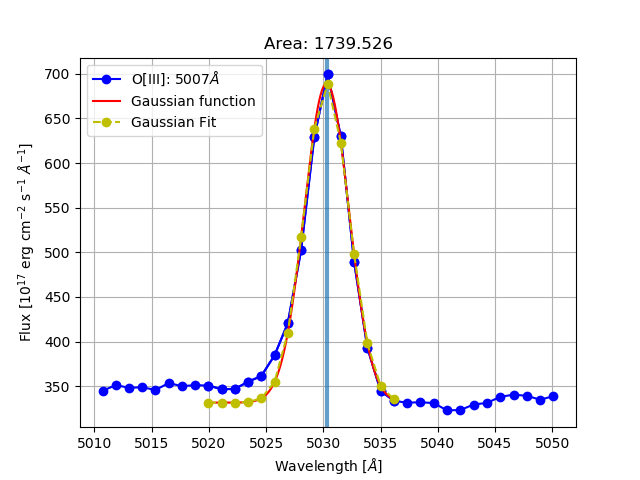

Here is the Python script that generated this plot:
#-*- coding:utf-8

"""
  Calculation of the area under the spectral flux function
  for an AGN spectrum.
"""


from __future__ import print_function
from __future__ import division


import numpy as np
import matplotlib.pyplot as plt
from astropy.io import fits
import os
from lmfit import Model
from scipy.integrate import trapz, simps


class spectrum:
	
	
	def __init__(self,data,header=False):
		
		self.data = data
		self.header = header
	
	
	def read(self,data,header):
		
		if isinstance(data,str):
			array = fits.getdata(self.data,0)
			x, y = [], []  #Wavelength and flux
			for i in range(len(array)):
				y.append(array[i][0])
				x.append(10**array[i][1])	
				
			if header == True:
				header = fits.getheader(data,0)
				return np.array(x), np.array(y), header
			else:
				return np.array(x), np.array(y)
		else:
			print('Not valid dataset ... Abort')
			exit()


	def plot(self):
		
		if self.header == True:
			x_axis, y_axis, head = self.read(self.data,self.header)
		else:
			x_axis, y_axis = self.read(self.data,self.header)
		
		plt.figure(figsize=(8,5))
		plt.plot(x_axis,y_axis)
		plt.grid()
		plt.ylabel(r'Flux $[10^{17}$ erg cm$^{-2}$ s$^{-1}$ $\AA^{-1}$]')
		plt.xlabel(r'Wavelength [$\AA$]')
		plt.show()


	def limits(self,statistics=False,plot=True,ax=None,
		savefig=False,show_model=False):
		
		
		if self.header == True:
			x_axis, y_axis, head = self.read(self.data,self.header)
		else:
			x_axis, y_axis = self.read(self.data,self.header)
		
		
		def gaussian(x, amp, cen, wid):
			return (amp/(np.sqrt(2*np.pi)*wid))*np.exp(-(x-cen)**2/(2*wid**2))


		def eqw(lambda1,lambda2,topflux,bottomflux):
			a = topflux-bottomflux
			sigma = (lambda1-lambda2)/2.35
			A = a*sigma*np.sqrt(2*np.pi)/topflux
			return A
		

		def plot_fit(ax,fit,x_range,y_range,X,Y,mini=0,area=0.0,ind=0):
			if ax is None:
				ax = plt.gca()
			ax.plot(x_range,y_range+mini,'o-',color='b')
			ax.plot(X,Y+mini,'-',label='Gaussian function',color='red')
			ax.plot(x_range,fit+mini,'o--',label='Gaussian Fit',color='y')
			plt.title('Area: {0:.3f}'.format(area))
			plt.ylabel(r'Flux $[10^{17}$ erg cm$^{-2}$ s$^{-1}$ $\AA^{-1}$]')
			plt.xlabel(r'Wavelength [$\AA$]')
			plt.legend(loc=2)
			#plt.grid()
			if savefig == True:
				v = ind+1
				plt.savefig(str(v)+'gaussian.png')
			else:
				plt.savefig("temp.png")
				os.system("rm -rf temp.png")

			plt.pause(1) # <-------
			#input("<Hit Enter To Close>")
			plt.waitforbuttonpress(0)
			plt.close()

			plt.show()


		def statistics_fit(y_axis,x_range,y_range,x1,x2,x01,x02,X,Y):
			maxy = max(y_axis[x1-1:x2+1])
			miny = min(y_axis[x1-1:x2+1])
			equi = eqw(x01,x02,maxy,miny)
			print('\nStatistics\n')
			print(' Min Value:  {0:.3f}  Flux'.format(miny))
			print(' Max Value:  {0:.3f}  Flux'.format(maxy))
			print(' Lambda1:    {0:.3f}  Å'.format(x_range[0]))
			print(' Lambda2:    {0:.3f}  Å\n'.format(x_range[-1]))
			print(" Equivalent Width:  {}\n".format(equi))
			print(" Area:")
			print("   Trapezoid:   {}\n   Simpson:     {}".format(trapz(Y,X), simps(Y,X)))
			
		
		def windows(x_axis,y_axis,wavelength1=6734,wavelength2=6760, legend='6716$\AA$',line=4382.4):
			
			xx1 = np.where(abs(x_axis-wavelength1+1) <= 1)[0][0]
			xx2 = np.where(abs(x_axis-wavelength2-2) <= 1)[0][0]
			plt.plot(x_axis[xx1:xx2],y_axis[xx1:xx2],'o-',color='b',label=legend)
			plt.axvline(x=line,linewidth=3,alpha=0.7)
			plt.ylabel(r'Flux $[10^{17}$ erg cm$^{-2}$ s$^{-1}$ $\AA^{-1}$]')
			plt.xlabel(r'Wavelength [$\AA$]')
			plt.grid()
			plt.legend(loc=2)
			print("Please select two regions of the graph ")
			x = plt.ginput(2,show_clicks=True)
			x01 = x[0][0]
			x02 = x[1][0]
			return x01,x02
		
		
		def lines(num=4):

			waves = [[6734,6760,'S[II]: 6716$\AA$',6746.8],[6750,6780,'S[II]: 6731$\AA$',6760.8],
			[4366,4393,'O[III]: 4363$\AA$',4382.4],[4962,4995,'O[III]: 4959$\AA$',4982.0],
			[5012,5050,'O[III]: 5007$\AA$',5030.3]]
			
			x01, x02 = windows(x_axis=x_axis,y_axis=y_axis,wavelength1=waves[num][0],
			wavelength2=waves[num][1],legend=waves[num][2],line=waves[num][3])
			
			x1 = np.where(abs(x_axis-x01+1) <= 1)[0][0]
			x2 = np.where(abs(x_axis-x02-2) <= 1)[0][0]
			
			if y_axis[x1] <= y_axis[x2]:
				mini = y_axis[x1]
			else:
				mini = y_axis[x2]

			x_range = x_axis[x1:x2]
			y_range = y_axis[x1:x2]-mini

			gmodel = Model(gaussian)
			result = gmodel.fit(y_range,x=x_range,amp=1000,cen=x_range[0],wid=1.5)
			
			amp = result.best_values['amp']
			cen = result.best_values['cen']
			wid = result.best_values['wid']
			X = np.linspace(x_range[0],x_range[-1],1000)
			Y = gaussian(X, amp=amp, cen=cen, wid=wid)
			
			
			if show_model == True:
				print(gmodel.param_names)
				print(result.fit_report(show_correl=False))
				result.plot()
				print(result.best_values)
			else:
				pass
				
				
			AREA = trapz(Y,X)
			
			if plot == True:
				plot_fit(ax,result.best_fit,x_range,y_range,X,Y,mini,area=AREA,ind=num)
			else:
				#pass
				plt.show()
			
			
			if statistics == True:
				statistics_fit(y_axis,x_range,y_range,x1,x2,x01,x02,X,Y)
			else:
				pass
			
			if self.header == True:
				return AREA,result.best_fit,x_axis,y_axis,X,Y,head
			else:
				return AREA,result.best_fit,x_axis,y_axis,X,Y
		
		area = []
		for i in range(0,5):
			area.append(lines(i)[0])
		
		return area



if __name__=='__main__':

	data = '../data/spec-1070-52591-0072.fits'
	
	def message():
		print('-------------------------------------------------------')
		print(' Code to calculate the fluxes of a set of given lines\n')
		print('  The user have to select two points of the graphic')
		print('  corresponding to the value of two wavelengths over')
		print('  which will be performed a gaussian fit\n')
		input('  < Press enter to continue > ')
		print(' ')
	
	message()
	
	data = spectrum(data,header=False)
	#data.plot()
	A=data.limits(statistics=False,plot=True,savefig=False)
	print('\n Area\n  6716:   {0:.3f}\n  6731:   {1:.3f}\
	\n  4363:   {2:.3f}\n  4959:   {3:.3f}\
	\n  5007:   {4:.3f}'.format(A[0],A[1],A[2],A[3],A[4]))
	
	
	

